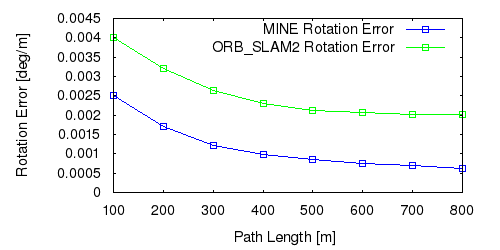

Reproduce this figure in gnuplot.
set term postscript eps enhanced color
set output "01_rl.eps"
set size ratio 0.5
set yrange [0:*]
set xlabel "Path Length [m]"
set ylabel "Rotation Error [deg/m]"
plot "01_rl.txt" using 1:($2*57.3) title 'MINE Rotation Error' lc rgb "#0000FF" pt 4 w linespoints,"01_rl.txt" using 1:($3*57.3) title 'ORB_SLAM2 Rotation Error' lc rgb "#00FF00" pt 4 w linespoints
